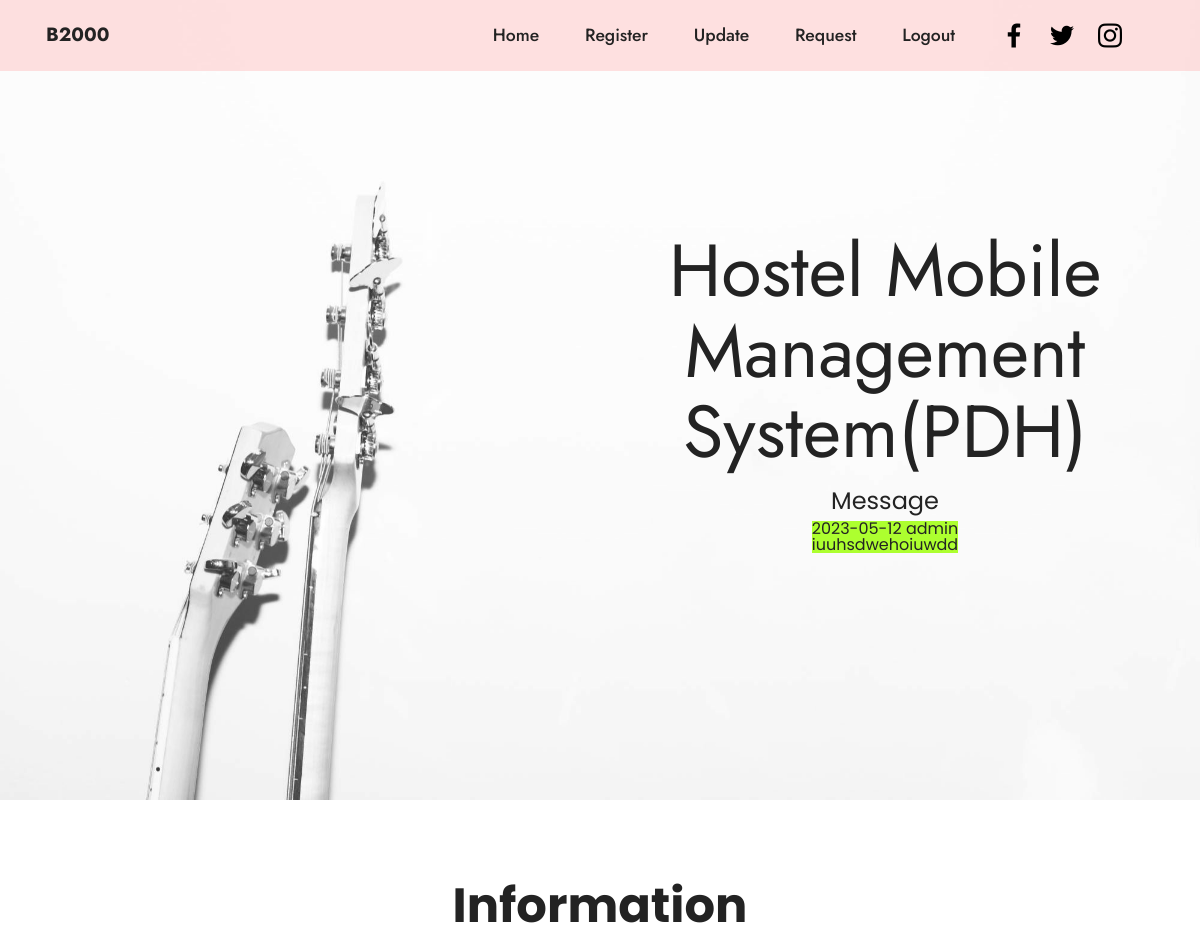
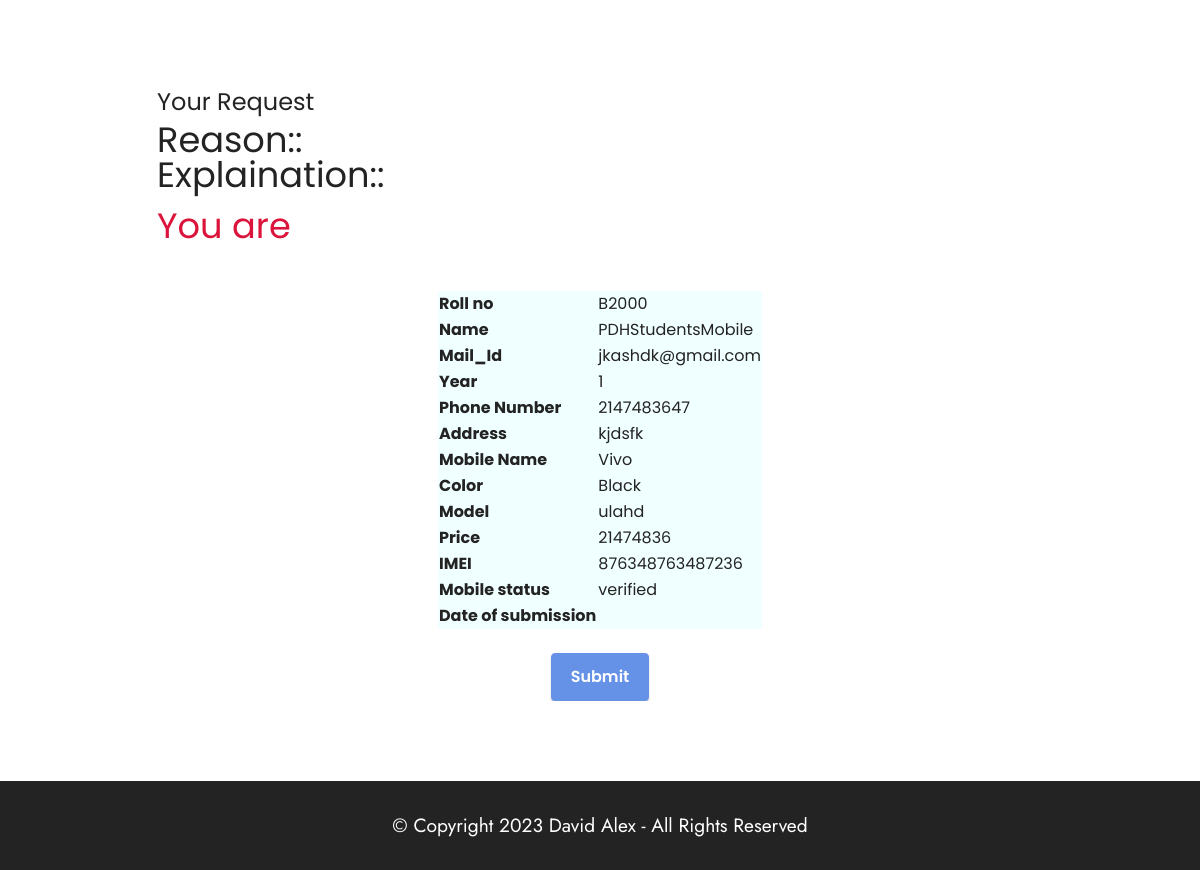
The page /shome.php (signed in) on the database its author committed (2 pictures, top to bottom).
### tables this page shows
CREATE TABLE `post1` (
  `uname` varchar(20) DEFAULT NULL,
  `post1` varchar(1000) DEFAULT NULL,
  `date1` date DEFAULT NULL
);

CREATE TABLE `info` (
  `rollno` varchar(6) NOT NULL,
  `name` varchar(40) NOT NULL,
  `mail` varchar(50) NOT NULL,
  `year` varchar(1) NOT NULL,
  `dpt` varchar(20) DEFAULT NULL,
  `phone` varchar(10) NOT NULL,
  `color` varchar(20) NOT NULL,
  `address` varchar(60) NOT NULL,
  `mname` varchar(15) NOT NULL,
  `model` varchar(8) NOT NULL,
  `price` varchar(8) NOT NULL,
  `imei` varchar(15) NOT NULL,
  `status` varchar(50) DEFAULT 'absent',
  `reason` varchar(50) DEFAULT NULL,
  `explain1` varchar(500) DEFAULT NULL,
  `request1` varchar(20) DEFAULT NULL,
  `date1` varchar(20) DEFAULT NULL
);

### shome.php (the view, shortened to what this page needs)
<?php
  $uname=$_SESSION['username'];
  if(!$_SESSION['login']){
      header("Location: index.php",true);
      exit();
  }$conn = mysqli_connect("localhost", "root", "", "login");
$sql11="select reason,explain1,request1 from info where rollno='$uname'";
$result321=mysqli_query($conn,$sql11);
$r=mysqli_fetch_assoc($result321);
?>
<!DOCTYPE html>
<html  >
<head>
  <link rel="stylesheet" href="assets/bootstrap/css/bootstrap.min.css">
  <link rel="stylesheet" href="assets/bootstrap/css/bootstrap-grid.min.css">
  <link rel="stylesheet" href="assets/bootstrap/css/bootstrap-reboot.min.css">
  <link rel="stylesheet" href="assets/dropdown/css/style.css">
  <link rel="stylesheet" href="assets/socicon/css/styles.css">
  <link rel="stylesheet" href="assets/theme/css/style.css">
  <link rel="preload" as="style" href="assets/mobirise/css/mbr-additional.css"><link rel="stylesheet" href="assets/mobirise/css/mbr-additional.css" type="text/css">
</head>
<body>
  <section data-bs-version="5.1" class="menu menu3 cid-tDap51qWWn" once="menu" id="menu3-2f">
    <nav class="navbar navbar-dropdown navbar-fixed-top navbar-expand-lg">
        <div class="container">
        <div class="navbar-brand">
               <span class="navbar-caption-wrap"><a class="navbar-caption text-black display-7"><?php echo $uname ?></a></span>
           </div>
            <div class="collapse navbar-collapse" id="navbarSupportedContent">
            <ul class="navbar-nav nav-dropdown nav-right" data-app-modern-menu="true">
                <li class="nav-item"><a class="nav-link link text-black text-primary display-4" href="shome.php">Home</a></li>
                    <li class="nav-item"><a class="nav-link link text-black text-primary display-4" href="sregister.php">Register</a></li>
                <li class="nav-item"><a class="nav-link link text-black text-primary display-4" href="update.php">Update</a></li>
                    <li class="nav-item"><a class="nav-link link text-black text-primary display-4" href="srequest.php">Request</a>
                    </li><li class="nav-item"><a class="nav-link link text-black display-4" href="index.php">Logout</a></li></ul>
               <div class="icons-menu">
               <a class="iconfont-wrapper" href="https://www.facebook.com/login/" target="_blank">
                        <span class="p-2 mbr-iconfont socicon-facebook socicon"></span>
                    </a>
                    <a class="iconfont-wrapper" href="https://twitter.com/i/flow/login" target="_blank">
                        <span class="p-2 mbr-iconfont socicon-twitter socicon"></span>
                    </a>
                    <a class="iconfont-wrapper" href="https://www.instagram.com/" target="_blank">
                        <span class="p-2 mbr-iconfont socicon-instagram socicon"></span>
                    </a>
                </div>
            </div>
        </div>
    </nav>
</section>
<section data-bs-version="5.1" class="header3 cid-tDapcwhsxD mbr-fullscreen" id="header3-2g">
    <div class="mbr-overlay" style="opacity: 0.2; background-color: rgb(255, 255, 255);"></div>
    <div class="align-center container">
        <div class="row justify-content-end">
            <div class="col-12 col-lg-6">
                <h1 class="mbr-section-title mbr-fonts-style mb-3 display-1">Hostel Mobile Management System(PDH)</h1>
                <h4 class="card-title" >Message</h4>
    <p class="card-text"><?php $sql123="select uname,date1,post1 from post1";
 $result123=mysqli_query($conn,$sql123);
 $row=mysqli_fetch_assoc($result123);
 ?>
 <label style="background-color:greenyellow">  <?php echo $row['date1']," ".$row['uname'] ?><br>
 <?php echo $row['post1'] ?></label></p>
            </div>
        </div>
    </div>
</section>
<section data-bs-version="5.1" class="content4 cid-tDb0C23BZx" id="content4-2u">
    <div class="container">
        <div class="row justify-content-center">
            <div class="title col-md-12 col-lg-10">
                <h3 class="mbr-section-title mbr-fonts-style align-center mb-4 display-2"><strong>Information</strong></h3>
                <h4 class="mbr-section-subtitle align-center mbr-fonts-style mb-4 display-5">
  <div class="card border-info">
    <div class="card-body">
    <div align="left" text-align="left">
      <h4 class="card-title">Your Request</h4>
      <p class="card-text">Reason::<?php echo $r['reason']; ?><br>Explaination::<?php echo $r['explain1']; ?></p>
      <p class="card-text" style="color:crimson"> You are <?php echo $r['request1']; ?></p>
    </div>
    </div>
  </div>
</div>
<div align="right" class="table-responsive">
       <table align="center" style="background-color: azure;">
            <?php
if($uname) {
    $sql="select rollno,name,name,mail,year,phone,color,address ,mname,model,price,imei,status,date1 from info where rollno='$uname'";
    $result=mysqli_query($conn, $sql);
    if (mysqli_num_rows($result) > 0) {
        while($data = mysqli_fetch_assoc($result)) { ?>
                    <tr><th>Roll no</th><td><?php echo $data['rollno'] ?></td></tr>
                    <tr><th>Name</th><td><?php echo $data['name'] ?></td></tr>
                    <tr><th>Mail_Id</th><td><?php echo $data['mail']?></td></tr>
                   <tr><th>Year</th><td><?php echo $data['year'] ?></td></tr>
                  <tr><th>Phone Number</th><td><?php echo $data['phone']?></td></tr>
                    <tr><th>Address</th><td><?php echo $data['address']?></td></tr>
                    <tr><th>Mobile Name</th><td><?php echo $data['mname']?></td></tr>
                    <tr><th>Color</th><td><?php echo $data['color'] ?></td></tr>
                    <tr><th>Model</th><td><?php echo $data['model']?></td></tr>
                    <tr><th>Price</th><td><?php echo $data['price']?></td></tr>
                    <tr><th>IMEI</th><td><?php echo $data['imei']?></td></tr>
                    <tr><th>Mobile status</th><td><?php echo $data['status']?></td></tr>
                    <tr><th>Date of submission</th><td><?php echo $data['date1']?></td></tr>
            <?php
        }
    }
}
            ?>
       </table>
       <form method="post" action="">
        <center>
        <input type="submit" name="status" class="btn btn-primary" value="Submit" />
            </div>
        </div>
    </div>
</section>
<section data-bs-version="5.1" class="footer7 cid-tDxDnIyJ4v" once="footers" id="footer7-36">
    <div class="container">
        <div class="media-container-row align-center mbr-white">
            <div class="col-12">
                <p class="mbr-text mb-0 mbr-fonts-style display-7">
                    © Copyright 2023 David Alex - All Rights Reserved
                </p>
            </div>
        </div>
    </div>
</section>
</body>
</html>

### assets/dropdown/css/style.css (style rules this page uses)
.navbar-dropdown { left: 0; padding: 0; position: absolute; right: 0; top: 0; transition: all 0.45s ease; z-index: 1030; background: #282828; }
.navbar-dropdown .navbar-caption { font-weight: 700; white-space: normal; vertical-align: -4px; line-height: 3.125rem !important; }
.navbar-dropdown .navbar-caption, .navbar-dropdown .navbar-caption:hover { color: inherit; text-decoration: none; }
.navbar-dropdown.navbar-fixed-top { position: fixed; }
.navbar-dropdown .navbar-brand span { vertical-align: -4px; }
.nav-dropdown { font-size: 0.75rem; font-weight: 500; height: auto !important; }
.nav-dropdown .link { margin: .667em 1.667em; font-weight: 500; padding: 0; transition: color .2s ease-in-out; }
.nav-dropdown .link::after, .nav-dropdown .dropdown-item::after { color: inherit; }

### assets/theme/css/style.css (style rules this page uses)
section { background-color: #ffffff; }
body { font-style: normal; line-height: 1.5; font-weight: 400; color: #232323; position: relative; }
section, .container, .container-fluid { position: relative; word-wrap: break-word; }
a { font-style: normal; font-weight: 400; cursor: pointer; }
a, a:hover { text-decoration: none; }
.mbr-section-title { font-style: normal; line-height: 1.3; }
.mbr-section-subtitle { line-height: 1.3; }
.mbr-text { font-style: normal; line-height: 1.7; }
h1, h2, h3, h4, h5, h6, .display-1, .display-2, .display-4, .display-5, .display-7, span, p, a { line-height: 1; word-break: break-word; word-wrap: break-word; font-weight: 400; }
b, strong { font-weight: bold; }
section { background-position: 50% 50%; background-repeat: no-repeat; background-size: cover; }
.mbr-white { color: #ffffff; }
.align-center { text-align: center; }
.media-container-row { display: flex; flex-direction: row; flex-wrap: wrap; justify-content: center; align-content: center; align-items: start; }
@media (min-width: 992px) { .media-container-row { flex-wrap: nowrap; } }
.card { background-color: transparent; border: none; }
.btn { font-weight: 600; border-width: 1px; font-style: normal; margin: 0.6rem 0.6rem; white-space: normal; transition: all 0.2s ease-in-out; display: inline-flex; align-items: center; justify-content: center; word-break: break-word; }
[type=submit] { -webkit-appearance: none; }
.mbr-fullscreen .mbr-overlay { min-height: 100vh; }
.mbr-fullscreen { display: flex; display: -moz-flex; display: -ms-flex; display: -o-flex; align-items: center; min-height: 100vh; padding-top: 3rem; padding-bottom: 3rem; }
.menu .navbar-brand { display: -webkit-flex; }
.menu .navbar-brand span { display: flex; display: -webkit-flex; }
.menu .navbar-brand .navbar-caption-wrap { display: -webkit-flex; }
@media (min-width: 992px) { .menu .navbar-nav.nav-dropdown { display: -webkit-flex; } }
.navbar { display: -webkit-flex; -webkit-flex-wrap: wrap; -webkit-align-items: center; -webkit-justify-content: space-between; }
.navbar-collapse { -webkit-flex-basis: 100%; -webkit-flex-grow: 1; -webkit-align-items: center; }
.nav-dropdown .link { padding: 0.667em 1.667em !important; margin: 0 !important; }
.row { display: -webkit-flex; -webkit-flex-wrap: wrap; }
.justify-content-center { -webkit-justify-content: center; }
html, body { height: auto; min-height: 100vh; }
form .btn { display: flex; padding: 0.6rem 1.2rem; margin: 0; }
.form-control, form .btn { min-height: 48px; }
.mbr-overlay { background-color: #000; bottom: 0; left: 0; opacity: 0.5; position: absolute; right: 0; top: 0; z-index: 0; pointer-events: none; }
ul, ol, pre, blockquote { margin-bottom: 2.3125rem; }
.mb-4 { margin-bottom: 2rem !important; }
@media (min-width: 992px) { .container { padding-left: 16px; padding-right: 16px; } }
@media (min-width: 992px) { .row { margin-left: -16px; margin-right: -16px; } }
@media (min-width: 992px) { .row > [class*=col] { padding-left: 16px; padding-right: 16px; } }

### shome.php (style rules this page uses)
* { font-family: 'Poppins', sans-serif; }

### rows shown on the page
post1: date1 "2023-05-12", uname "admin", post1 "iuuhsdwehoiuwdd"
info: rollno "B2000", name "PDHStudentsMobile", mail "jkashdk@gmail.com", year "1", phone "2147483647", address "kjdsfk", mname "Vivo", color "Black", model "ulahd", price "21474836", imei "876348763487236", status "verified"

### other values the page prints
$uname "B2000"
